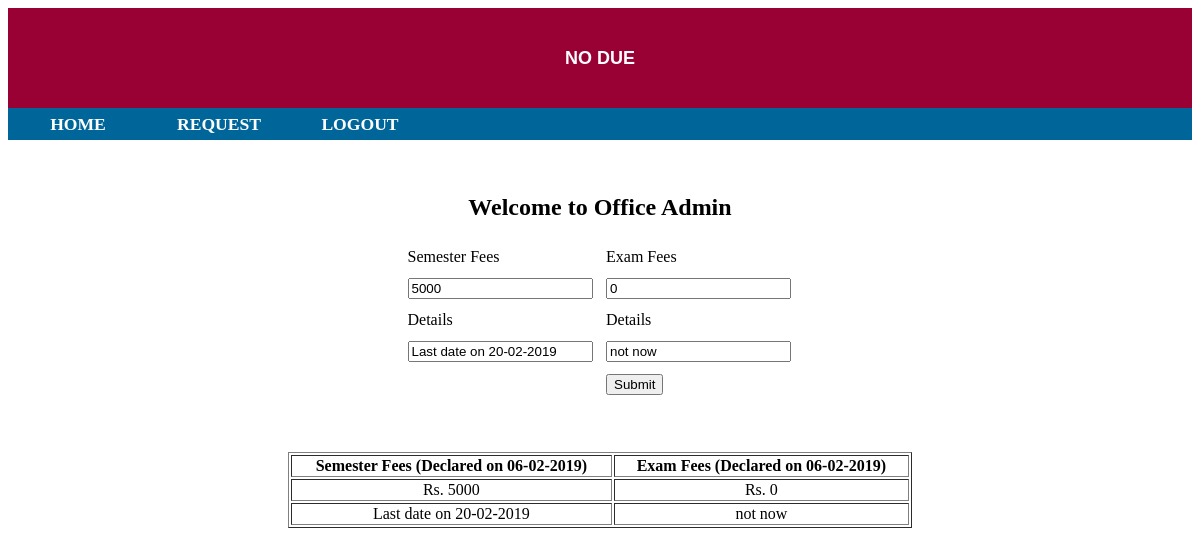
Screenshot of /officer.php with the database file from the repository.
### tables this page shows
CREATE TABLE `fees` (
  `id` int(11) NOT NULL,
  `fees_for` varchar(20) NOT NULL,
  `fees` double NOT NULL,
  `rdate` varchar(15) NOT NULL,
  `details` varchar(100) NOT NULL
);

### officer.php (the view, shortened to what this page needs)
<?php
include("dbconnect.php");
extract($_REQUEST);
$q1=mysqli_query($connect,"select * from fees where id=3");
$r1=mysqli_fetch_array($q1);
$q2=mysqli_query($connect,"select * from fees where id=4");
$r2=mysqli_fetch_array($q2);
?>
<!DOCTYPE html PUBLIC "-//W3C//DTD XHTML 1.0 Transitional//EN" "http://www.w3.org/TR/xhtml1/DTD/xhtml1-transitional.dtd">
<html xmlns="http://www.w3.org/1999/xhtml">
<head>
<title><?php include("title.php"); ?></title>
<link href="style.css" rel="stylesheet" type="text/css" />
</head>
<body>
<form id="form1" name="form1" method="post" action="">
  <div class="hd" align="center"><?php include("title.php"); ?></div>
  <?php include("link_off.php"); ?>
  <p>&nbsp;</p>
  <h2 align="center">Welcome to Office Admin</h2>
  <table width="399" height="160" border="0" align="center" cellpadding="5">
    <tr>
      <td>Semester Fees</td>
      <td>Exam Fees </td>
    </tr>
    <tr>
      <td><input name="fees" type="text" value="<?php echo $r1['fees']; ?>" /></td>
      <td><input name="fees2" type="text" value="<?php echo $r2['fees']; ?>" /></td>
    </tr>
    <tr>
      <td>Details</td>
      <td>Details</td>
    </tr>
    <tr>
      <td><input type="text" name="details" value="<?php echo $r1['details']; ?>" /></td>
      <td><input type="text" name="details2" value="<?php echo $r2['details']; ?>" /></td>
    </tr>
    <tr>
      <td>&nbsp;</td>
      <td><input type="submit" name="btn" value="Submit" /></td>
    </tr>
  </table>
  <p>&nbsp;</p>
  <table width="624" border="1" align="center">
    <tr>
      <th>Semester Fees (Declared on <?php echo $r1['rdate']; ?>) </th>
      <th>Exam Fees (Declared on <?php echo $r2['rdate']; ?>) </th>
    </tr>
    <tr>
      <td align="center">Rs. <?php echo $r1['fees']; ?></td>
      <td align="center">Rs. <?php echo $r2['fees']; ?></td>
    </tr>
    <tr>
      <td align="center"><?php echo $r1['details']; ?></td>
      <td align="center"><?php echo $r2['details']; ?></td>
    </tr>
  </table>
  <p>&nbsp;</p>
</form>
</body>
</html>

### style.css (style rules this page uses)
.hd { font-family: Arial, Helvetica, sans-serif; font-size: 18px; line-height: 100px; font-weight: bold; color: #FFFFFF; background-color: #990033; height: 100px; }

### rows the page displays
fees: fees "5000", details "Last date on 20-02-2019", rdate "06-02-2019"
fees: fees2 "0", details2 "not now", rdate "06-02-2019", fees "0", details "not now"
